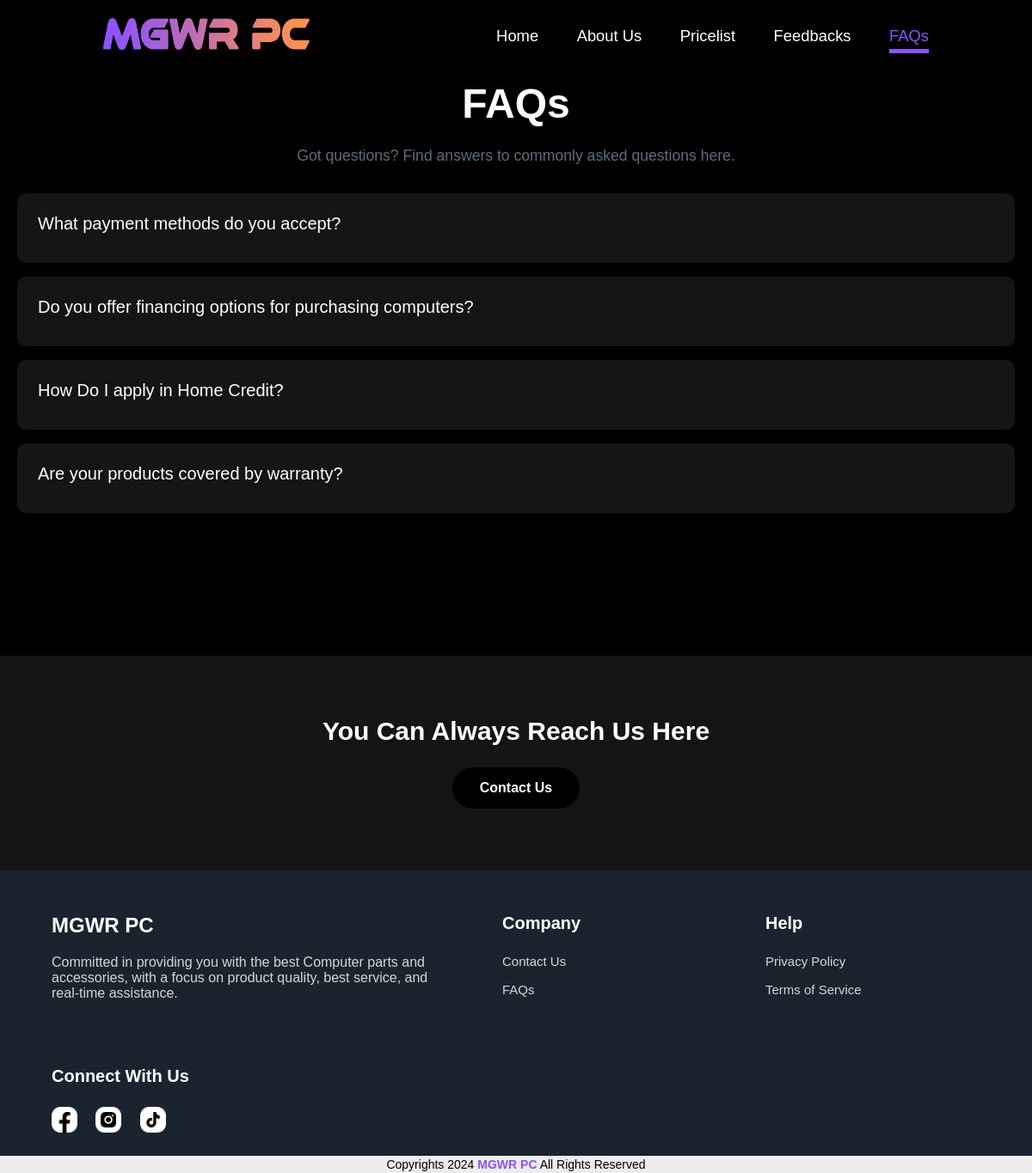
Screenshot of /customer-faqs.php with the database file from the repository.
### tables this page shows
CREATE TABLE IF NOT EXISTS cms_faqs (
  id int NOT NULL,
  question varchar(1000) NOT NULL,
  answer varchar(1000) NOT NULL
);

### customer-faqs.php (the view, shortened to what this page needs)
<?php
    $servername = "localhost";
    $username = "root";
    $password = "";
    $dbname = "mgwrpcdtb";
    $conn = new mysqli($servername, $username, $password, $dbname);
?>
<!DOCTYPE html>
<html lang="en">
<head>
    <link rel="stylesheet" href="css/mainstyle.css">
    <link rel="stylesheet" href="css/customer-faqs.css">
    <link rel="stylesheet" href="https://unpkg.com/boxicons@latest/css/boxicons.min.css">
    <link href="https://unpkg.com/ionicons@4.5.10-0/dist/css/ionicons.min.css" rel="stylesheet">
</head>
<body class="contactBg">
    <header class="header">
        <a href="customer-home.php"><img src="Images/MGWR PC Logo.png" alt="" class="logo"></a>
        <nav class="navbar">
            <a href="customer-home.php" style="--i:0">Home</a>
            <a href="customer-aboutus.php" style="--i:1">About Us</a>
            <a href="customer-pricelist.html" style="--i:2">Pricelist</a>
            <a href="customer-feedback.php" style="--i:3">Feedbacks</a>
            <a class="active" href="customer-faqs.php" style="--i:4">FAQs</a>
        </nav>
    </header>
    <h1 class="heading" id="question">FAQs</h1>
    <p class="sentence1">Got questions? Find answers to commonly asked questions here.</p>
    <section class="faqs">
        <div class="container">
            <div class="list">
                <?php
                    $sql = "SELECT question, answer FROM cms_faqs";
                    $result = $conn->query($sql);
                    if ($result->num_rows > 0) {
                        while($row = $result->fetch_assoc()) {
                            echo '<div class="list-items">';
                            echo '<span class="list-link">';
                            echo htmlspecialchars($row["question"]);
                            echo '<i class="icon ion-md-add"></i>';
                            echo '</span>';
                            echo '</div>';
                        }
                    } else {
                        echo "0 results";
                    }
                ?>
            </div>
        </div>
    </section>
    <div class="contactus">
        <p>You Can Always Reach Us Here</p>
        <a class="btn-fdbck" id="leaveFeedbackBtn" href="customer-contact-us.php">Contact Us</a>
    </div>
    <footer class="footer">
        <div class="footer-content">
            <span class="logo2">MGWR PC</span>
            <p>Committed in providing you with the best Computer parts and accessories, with a focus on product quality, best service, and real-time assistance.</p>
        </div>
        <div class="footer-content">
            <h4>Company</h4>
            <ul>
                <li><a href="customer-contact-us.php">Contact Us</a></li>
                <li><a href="customer-faqs.php">FAQs</a></li>
            </ul>
        </div>
        <div class="footer-content">
            <h4>Help</h4>
            <ul>
                <li><a href="customer-privacy.html">Privacy Policy</a></li>
                <li><a href="customer-terms.html">Terms of Service</a></li>
            </ul>
        </div>
        <div class="footer-content">
            <h4>Connect With Us</h4>
            <div class="icons2">
                <a href="https://www.facebook.com/mgwrpc"><img src="Images/fbicon.png" alt=""></a>
                <a href="https://www.instagram.com/mgwrpc"><img src="Images/igicon.png" alt=""></a>
                <a href="https://www.tiktok.com/@mgwrpctrading"><img src="Images/tticon.png" alt=""></a>
            </div>
        </div>
    </footer>
    <div class="copyrights">
        <p>Copyrights 2024 <span>MGWR PC</span> All Rights Reserved</p>
    </div>
</body>
</html>

### css/mainstyle.css (style rules this page uses)
:root { --mgwrpcMain1: #8C52FF; --mgwrpcMain2: #FF914D; --black1: #000; --black2: #151515; --black3: #303030; --gray1: #222; --gray2: #333; --gray3: #444; --white1: #ffffff; --white2: #F2EFEB; --white3: #dddddd; --paracolor: #5e6c79; }
* { margin: 0; padding: 0; text-decoration: none; list-style: none; box-sizing: border-box; font-family: 'Poppins', sans-serif; }
body { min-height: 100vh; width: 100%; background: var(--black1); backdrop-filter: blur(18px); background-size: cover; background-position: center; }
.header { position: sticky; top: 0; left: 0; width: 100%; padding: 1.3rem 10%; display: flex; justify-content: space-between; align-items: center; z-index: 1000; }
.header::before { content: ''; position: absolute; top: 0; left: 0; width: 100%; height: 100%; background-color: rgba(0, 0, 0, 0.8); backdrop-filter: blur(10px); z-index: -1; }
.logo { width: 240px; height: auto; transition: 0.3s ease; cursor: pointer; }
.navbar a { font-size: 1.15rem; color: #fff; text-decoration: none; font-weight: 500; margin-left: 2.5rem; transition: 0.3s ease; }
.navbar .active { color: var(--mgwrpcMain1); position: relative; }
.navbar .active::after { content: ''; position: absolute; bottom: -10px; left: 0; width: 100%; height: 5px; background-color: var(--mgwrpcMain1); z-index: -1; cursor: default; }
footer { padding: 80px 13% 80px; }
.footer { display: grid; grid-template-columns: repeat(auto-fit, minmax(250px, auto)); gap: 3.5rem; background: #1a242f; position: relative; left: 0; right: 0; bottom: 0; }
.footer-content h4 { color: #fff; margin-bottom: 1.5rem; font-size: 20px; cursor: default; }
.footer-content li { margin-bottom: 16px; }
.icons2 a img { width: 30px; height: 30px; opacity: 1; transition: opacity 0.5s ease-in-out; }
.footer-content li a { display: block; color: #d6d6d6; font-size: 15px; font-weight: 400; transition: all 0.40s ease; }
.footer-content p { color: #d6d6d6; font-size: 16px; margin: 20px 0; cursor: default; }
.logo2 { font-size: 1.5rem; text-decoration: none; font-weight: 700; font-family: 'Ethnocentric', sans-serif; color: #ffffff; cursor: default; }
.icons2 a { display: inline-block; font-size: 28px; color: #d6d6d6; margin-right: 17px; transition: all 0.40s ease; }
@media (max-width: 1690px) { footer { padding: 50px 5% 40px; } }
.copyrights { text-align: center; background-color: #ececec; position: absolute; left: 0; right: 0; bottom: 0; padding: 1px 0; cursor: default; }
.copyrights p { font-size: 14px; padding: 1px 0 1px 0; text-align: center; }
.copyrights p span { background-color: var(--mgwrpcMain1); -webkit-background-clip: text; background-clip: text; color: transparent; font-weight: 600; }

### rows the page displays
cms_faqs: question "What payment methods do you accept?"
cms_faqs: question "Do you offer financing options for purchasing computers?"
cms_faqs: question "How Do I apply in Home Credit?"
cms_faqs: question "Are your products covered by warranty?"
